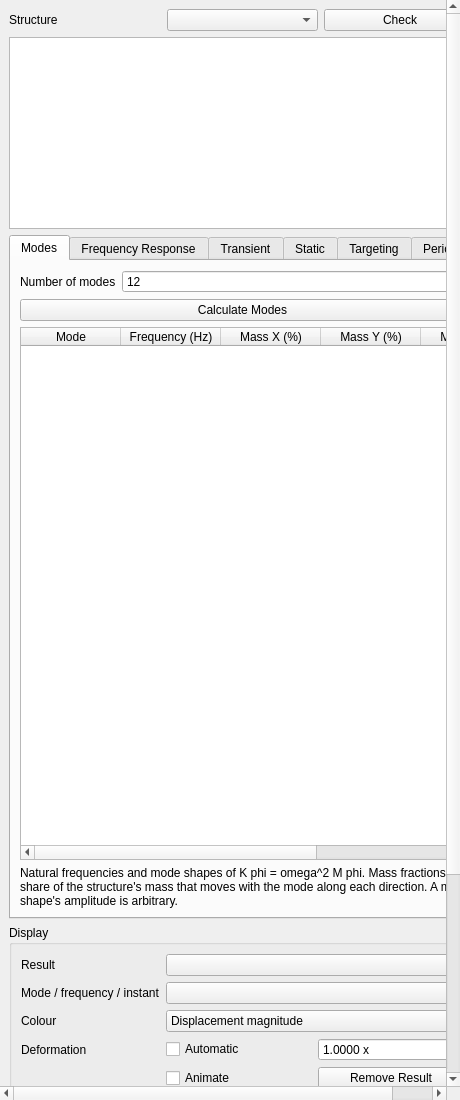
<?xml version="1.0" encoding="UTF-8"?>
<ui version="4.0">
 <class>MechanicsPanel</class>
 <widget class="QWidget" name="MechanicsPanel">
  <property name="geometry"><rect><x>0</x><y>0</y><width>460</width><height>1100</height></rect></property>
  <layout class="QVBoxLayout" name="outerLayout"><property name="leftMargin"><number>0</number></property><property name="topMargin"><number>0</number></property><property name="rightMargin"><number>0</number></property><property name="bottomMargin"><number>0</number></property>
   <item><widget class="QScrollArea" name="scrollArea"><property name="widgetResizable"><bool>true</bool></property><property name="frameShape"><enum>QFrame::NoFrame</enum></property>
    <widget class="QWidget" name="content"><layout class="QVBoxLayout" name="contentLayout"><item><layout class="QHBoxLayout" name="auto1"><item><widget class="QLabel" name="structureLabel"><property name="text"><string>Structure</string></property></widget></item><item><widget class="QComboBox" name="structureCombo"></widget></item><item><widget class="QPushButton" name="checkButton"><property name="text"><string>Check</string></property></widget></item><item><spacer name="auto2"><property name="orientation"><enum>Qt::Horizontal</enum></property></spacer></item></layout></item><item><widget class="QPlainTextEdit" name="studyText"><property name="readOnly"><bool>true</bool></property><property name="minimumSize"><size><width>0</width><height>120</height></size></property></widget></item><item><widget class="QTabWidget" name="tabs"><widget class="QWidget" name="modesTab"><attribute name="title"><string>Modes</string></attribute><layout class="QVBoxLayout" name="modesTabLayout"><item><layout class="QFormLayout" name="modesForm"><item row="0" column="0"><widget class="QLabel" name="modeCountLabel"><property name="text"><string>Number of modes</string></property></widget></item><item row="0" column="1"><widget class="QSpinBox" name="modeCountSpin"><property name="minimum"><number>1</number></property><property name="maximum"><number>500</number></property><property name="value"><number>12</number></property><property name="keyboardTracking"><bool>false</bool></property></widget></item></layout></item><item><layout class="QHBoxLayout" name="auto3"><item><widget class="QPushButton" name="runModalButton"><property name="text"><string>Calculate Modes</string></property></widget></item><item><spacer name="auto4"><property name="orientation"><enum>Qt::Horizontal</enum></property></spacer></item></layout></item><item><widget class="QTableWidget" name="modeTable"><property name="editTriggers"><set>QAbstractItemView::NoEditTriggers</set></property><property name="selectionBehavior"><enum>QAbstractItemView::SelectRows</enum></property><property name="minimumSize"><size><width>0</width><height>160</height></size></property><attribute name="verticalHeaderVisible"><bool>false</bool></attribute><attribute name="horizontalHeaderStretchLastSection"><bool>true</bool></attribute><column><property name="text"><string>Mode</string></property></column><column><property name="text"><string>Frequency (Hz)</string></property></column><column><property name="text"><string>Mass X (%)</string></property></column><column><property name="text"><string>Mass Y (%)</string></property></column><column><property name="text"><string>Mass Z (%)</string></property></column><column><property name="text"><string>Residual</string></property></column></widget></item><item><widget class="QLabel" name="modesNote"><property name="text"><string>Natural frequencies and mode shapes of K phi = omega^2 M phi. Mass fractions: share of the structure's mass that moves with the mode along each direction. A mode shape's amplitude is arbitrary.</string></property><property name="wordWrap"><bool>true</bool></property></widget></item></layout></widget><widget class="QWidget" name="harmonicTab"><attribute name="title"><string>Frequency Response</string></attribute><layout class="QVBoxLayout" name="harmonicTabLayout"><item><layout class="QFormLayout" name="harmonicForm"><item row="0" column="0"><widget class="QLabel" name="fMinLabel"><property name="text"><string>From</string></property></widget></item><item row="0" column="1"><widget class="QDoubleSpinBox" name="fMinSpin"><property name="decimals"><number>3</number></property><property name="minimum"><double>0.001</double></property><property name="maximum"><double>1000000000.0</double></property><property name="singleStep"><double>10</double></property><property name="suffix"><string> Hz</string></property><property name="value"><double>10</double></property><property name="keyboardTracking"><bool>false</bool></property></widget></item><item row="1" column="0"><widget class="QLabel" name="fMaxLabel"><property name="text"><string>To</string></property></widget></item><item row="1" column="1"><widget class="QDoubleSpinBox" name="fMaxSpin"><property name="decimals"><number>3</number></property><property name="minimum"><double>0.001</double></property><property name="maximum"><double>1000000000.0</double></property><property name="singleStep"><double>100</double></property><property name="suffix"><string> Hz</string></property><property name="value"><double>2000</double></property><property name="keyboardTracking"><bool>false</bool></property></widget></item><item row="2" column="0"><widget class="QLabel" name="pointsLabel"><property name="text"><string>Frequencies</string></property></widget></item><item row="2" column="1"><widget class="QSpinBox" name="pointsSpin"><property name="minimum"><number>2</number></property><property name="maximum"><number>20000</number></property><property name="value"><number>400</number></property><property name="keyboardTracking"><bool>false</bool></property></widget></item><item row="3" column="0"><widget class="QLabel" name="logLabel"><property name="text"><string></string></property></widget></item><item row="3" column="1"><widget class="QCheckBox" name="logCheck"><property name="text"><string>Logarithmic spacing</string></property></widget></item><item row="4" column="0"><widget class="QLabel" name="methodLabel"><property name="text"><string>Method</string></property></widget></item><item row="4" column="1"><widget class="QComboBox" name="methodCombo"><item><property name="text"><string>Direct (exact for the model)</string></property></item><item><property name="text"><string>Modal superposition (truncated)</string></property></item></widget></item><item row="5" column="0"><widget class="QLabel" name="harmonicModesLabel"><property name="text"><string>Modes for superposition</string></property></widget></item><item row="5" column="1"><widget class="QSpinBox" name="harmonicModesSpin"><property name="minimum"><number>1</number></property><property name="maximum"><number>1000</number></property><property name="value"><number>30</number></property><property name="keyboardTracking"><bool>false</bool></property></widget></item><item row="6" column="0"><widget class="QLabel" name="dampingLabel"><property name="text"><string>Damping</string></property></widget></item><item row="6" column="1"><widget class="QComboBox" name="dampingCombo"><item><property name="text"><string>None</string></property></item><item><property name="text"><string>Rayleigh: C = alpha M + beta K</string></property></item><item><property name="text"><string>Structural loss factor</string></property></item><item><property name="text"><string>Modal damping ratio</string></property></item></widget></item><item row="7" column="0"><widget class="QLabel" name="alphaLabel"><property name="text"><string>alpha</string></property></widget></item><item row="7" column="1"><widget class="QDoubleSpinBox" name="alphaSpin"><property name="decimals"><number>6</number></property><property name="minimum"><double>0</double></property><property name="maximum"><double>1000000000.0</double></property><property name="singleStep"><double>1</double></property><property name="suffix"><string> 1/s</string></property><property name="value"><double>0</double></property><property name="keyboardTracking"><bool>false</bool></property></widget></item><item row="8" column="0"><widget class="QLabel" name="betaLabel"><property name="text"><string>beta</string></property></widget></item><item row="8" column="1"><widget class="QDoubleSpinBox" name="betaSpin"><property name="decimals"><number>9</number></property><property name="minimum"><double>0</double></property><property name="maximum"><double>1</double></property><property name="singleStep"><double>1e-06</double></property><property name="suffix"><string> s</string></property><property name="value"><double>0</double></property><property name="keyboardTracking"><bool>false</bool></property></widget></item><item row="9" column="0"><widget class="QLabel" name="etaLabel"><property name="text"><string>Loss factor eta</string></property></widget></item><item row="9" column="1"><widget class="QDoubleSpinBox" name="etaSpin"><property name="decimals"><number>5</number></property><property name="minimum"><double>0</double></property><property name="maximum"><double>1.99</double></property><property name="singleStep"><double>0.001</double></property><property name="value"><double>0.01</double></property><property name="keyboardTracking"><bool>false</bool></property></widget></item><item row="10" column="0"><widget class="QLabel" name="materialLossLabel"><property name="text"><string></string></property></widget></item><item row="10" column="1"><widget class="QCheckBox" name="materialLossCheck"><property name="text"><string>Use each material's own loss factor where it states one</string></property></widget></item><item row="11" column="0"><widget class="QLabel" name="zetaLabel"><property name="text"><string>Damping ratio zeta</string></property></widget></item><item row="11" column="1"><widget class="QDoubleSpinBox" name="zetaSpin"><property name="decimals"><number>5</number></property><property name="minimum"><double>0</double></property><property name="maximum"><double>0.99</double></property><property name="singleStep"><double>0.001</double></property><property name="value"><double>0.01</double></property><property name="keyboardTracking"><bool>false</bool></property></widget></item></layout></item><item><layout class="QHBoxLayout" name="auto5"><item><widget class="QPushButton" name="runHarmonicButton"><property name="text"><string>Calculate Response</string></property></widget></item><item><widget class="QPushButton" name="importButton"><property name="text"><string>Import Measured Response...</string></property></widget></item><item><spacer name="auto6"><property name="orientation"><enum>Qt::Horizontal</enum></property></spacer></item></layout></item><item><layout class="QHBoxLayout" name="auto7"><item><widget class="QLabel" name="responseLabel"><property name="text"><string>Response at</string></property></widget></item><item><widget class="QComboBox" name="responseCombo"></widget></item><item><widget class="QComboBox" name="harmonicQuantityCombo"><item><property name="text"><string>Displacement</string></property></item><item><property name="text"><string>Velocity</string></property></item><item><property name="text"><string>Acceleration</string></property></item></widget></item><item><widget class="QComboBox" name="harmonicViewCombo"><item><property name="text"><string>Magnitude (dB re 1 unit/N)</string></property></item><item><property name="text"><string>Phase (deg)</string></property></item></widget></item><item><spacer name="auto8"><property name="orientation"><enum>Qt::Horizontal</enum></property></spacer></item></layout></item><item><widget class="PlotWidget" name="frfPlot" native="true"><property name="minimumSize"><size><width>0</width><height>220</height></size></property></widget></item><item><widget class="QLabel" name="frfNote"><property name="text"><string></string></property><property name="wordWrap"><bool>true</bool></property></widget></item></layout></widget><widget class="QWidget" name="transientTab"><attribute name="title"><string>Transient</string></attribute><layout class="QVBoxLayout" name="transientTabLayout"><item><layout class="QFormLayout" name="transientForm"><item row="0" column="0"><widget class="QLabel" name="durationLabel"><property name="text"><string>Simulated time</string></property></widget></item><item row="0" column="1"><widget class="QDoubleSpinBox" name="durationSpin"><property name="decimals"><number>4</number></property><property name="minimum"><double>0.0001</double></property><property name="maximum"><double>10000000.0</double></property><property name="singleStep"><double>1</double></property><property name="suffix"><string> ms</string></property><property name="value"><double>20</double></property><property name="keyboardTracking"><bool>false</bool></property></widget></item><item row="1" column="0"><widget class="QLabel" name="stepsPerPeriodLabel"><property name="text"><string>Steps per period</string></property></widget></item><item row="1" column="1"><widget class="QDoubleSpinBox" name="stepsPerPeriodSpin"><property name="decimals"><number>1</number></property><property name="minimum"><double>4</double></property><property name="maximum"><double>10000</double></property><property name="singleStep"><double>5</double></property><property name="value"><double>20</double></property><property name="keyboardTracking"><bool>false</bool></property></widget></item><item row="2" column="0"><widget class="QLabel" name="timeStepLabel"><property name="text"><string>Time step</string></property></widget></item><item row="2" column="1"><widget class="QDoubleSpinBox" name="timeStepSpin"><property name="decimals"><number>4</number></property><property name="minimum"><double>0</double></property><property name="maximum"><double>1000000000.0</double></property><property name="singleStep"><double>1</double></property><property name="suffix"><string> us</string></property><property name="specialValueText"><string>Automatic</string></property><property name="value"><double>0</double></property><property name="keyboardTracking"><bool>false</bool></property></widget></item><item row="3" column="0"><widget class="QLabel" name="rayleighAlphaLabel"><property name="text"><string>Rayleigh alpha</string></property></widget></item><item row="3" column="1"><widget class="QDoubleSpinBox" name="rayleighAlphaSpin"><property name="decimals"><number>6</number></property><property name="minimum"><double>0</double></property><property name="maximum"><double>1000000000.0</double></property><property name="singleStep"><double>1</double></property><property name="suffix"><string> 1/s</string></property><property name="value"><double>0</double></property><property name="keyboardTracking"><bool>false</bool></property></widget></item><item row="4" column="0"><widget class="QLabel" name="rayleighBetaLabel"><property name="text"><string>Rayleigh beta</string></property></widget></item><item row="4" column="1"><widget class="QDoubleSpinBox" name="rayleighBetaSpin"><property name="decimals"><number>9</number></property><property name="minimum"><double>0</double></property><property name="maximum"><double>1</double></property><property name="singleStep"><double>1e-06</double></property><property name="suffix"><string> s</string></property><property name="value"><double>0</double></property><property name="keyboardTracking"><bool>false</bool></property></widget></item><item row="5" column="0"><widget class="QLabel" name="snapshotsLabel"><property name="text"><string>Instants to keep</string></property></widget></item><item row="5" column="1"><widget class="QSpinBox" name="snapshotsSpin"><property name="minimum"><number>0</number></property><property name="maximum"><number>5000</number></property><property name="value"><number>60</number></property><property name="keyboardTracking"><bool>false</bool></property></widget></item></layout></item><item><layout class="QHBoxLayout" name="auto9"><item><widget class="QPushButton" name="runTransientButton"><property name="text"><string>Run Transient Analysis</string></property></widget></item><item><spacer name="auto10"><property name="orientation"><enum>Qt::Horizontal</enum></property></spacer></item></layout></item><item><layout class="QHBoxLayout" name="auto11"><item><widget class="QLabel" name="transientSensorLabel"><property name="text"><string>Show</string></property></widget></item><item><widget class="QComboBox" name="transientSensorCombo"></widget></item><item><widget class="QComboBox" name="transientQuantityCombo"><item><property name="text"><string>Displacement</string></property></item><item><property name="text"><string>Velocity</string></property></item><item><property name="text"><string>Acceleration</string></property></item><item><property name="text"><string>Energy</string></property></item></widget></item><item><spacer name="auto12"><property name="orientation"><enum>Qt::Horizontal</enum></property></spacer></item></layout></item><item><widget class="PlotWidget" name="transientPlot" native="true"><property name="minimumSize"><size><width>0</width><height>220</height></size></property></widget></item><item><widget class="QLabel" name="transientNote"><property name="text"><string>Newmark average-acceleration integration: unconditionally stable, second order, no numerical damping; it lengthens periods by about (omega dt)^2 / 12. The structure starts at rest. Use the display controls below to step through the recorded instants.</string></property><property name="wordWrap"><bool>true</bool></property></widget></item></layout></widget><widget class="QWidget" name="staticTab"><attribute name="title"><string>Static</string></attribute><layout class="QVBoxLayout" name="staticTabLayout"><item><layout class="QHBoxLayout" name="auto13"><item><widget class="QPushButton" name="runStaticButton"><property name="text"><string>Calculate Static Deformation</string></property></widget></item><item><spacer name="auto14"><property name="orientation"><enum>Qt::Horizontal</enum></property></spacer></item></layout></item><item><widget class="QPlainTextEdit" name="staticText"><property name="readOnly"><bool>true</bool></property><property name="minimumSize"><size><width>0</width><height>160</height></size></property></widget></item><item><widget class="QLabel" name="staticNote"><property name="text"><string>Each active actuator's amplitude (times the cosine of its phase) as a constant force. Supports must hold the structure.</string></property><property name="wordWrap"><bool>true</bool></property></widget></item></layout></widget><widget class="QWidget" name="targetingTab"><attribute name="title"><string>Targeting</string></attribute><layout class="QVBoxLayout" name="targetingTabLayout"><item><layout class="QFormLayout" name="targetingForm"><item row="0" column="0"><widget class="QLabel" name="targetFrequencyLabel"><property name="text"><string>Frequency</string></property></widget></item><item row="0" column="1"><widget class="QDoubleSpinBox" name="targetFrequencySpin"><property name="decimals"><number>3</number></property><property name="minimum"><double>0.001</double></property><property name="maximum"><double>1000000000.0</double></property><property name="singleStep"><double>10</double></property><property name="suffix"><string> Hz</string></property><property name="value"><double>200</double></property><property name="keyboardTracking"><bool>false</bool></property></widget></item><item row="1" column="0"><widget class="QLabel" name="regularizationLabel"><property name="text"><string>Regularization</string></property></widget></item><item row="1" column="1"><widget class="QDoubleSpinBox" name="regularizationSpin"><property name="decimals"><number>6</number></property><property name="minimum"><double>0</double></property><property name="maximum"><double>0.99</double></property><property name="singleStep"><double>0.001</double></property><property name="value"><double>0.001</double></property><property name="keyboardTracking"><bool>false</bool></property></widget></item></layout></item><item><layout class="QHBoxLayout" name="auto15"><item><widget class="QPushButton" name="solveTargetsButton"><property name="text"><string>Solve Actuator Inputs</string></property></widget></item><item><widget class="QPushButton" name="applyTargetsButton"><property name="text"><string>Apply to Actuators</string></property></widget></item><item><spacer name="auto16"><property name="orientation"><enum>Qt::Horizontal</enum></property></spacer></item></layout></item><item><widget class="QTableWidget" name="targetTable"><property name="editTriggers"><set>QAbstractItemView::NoEditTriggers</set></property><property name="selectionBehavior"><enum>QAbstractItemView::SelectRows</enum></property><property name="minimumSize"><size><width>0</width><height>120</height></size></property><attribute name="verticalHeaderVisible"><bool>false</bool></attribute><attribute name="horizontalHeaderStretchLastSection"><bool>true</bool></attribute><column><property name="text"><string>Point</string></property></column><column><property name="text"><string>Wanted (um)</string></property></column><column><property name="text"><string>Achieved (um)</string></property></column><column><property name="text"><string>Phase (deg)</string></property></column></widget></item><item><widget class="QPlainTextEdit" name="targetText"><property name="readOnly"><bool>true</bool></property><property name="minimumSize"><size><width>0</width><height>110</height></size></property></widget></item></layout></widget><widget class="QWidget" name="moreTab"><attribute name="title"><string>Periodic Rod and Sound</string></attribute><layout class="QVBoxLayout" name="moreTabLayout"><item><layout class="QHBoxLayout" name="auto17"><item><widget class="QPushButton" name="bandButton"><property name="text"><string>Band Structure of the Selected Periodic Rod</string></property></widget></item><item><spacer name="auto18"><property name="orientation"><enum>Qt::Horizontal</enum></property></spacer></item></layout></item><item><widget class="PlotWidget" name="bandPlot" native="true"><property name="minimumSize"><size><width>0</width><height>200</height></size></property></widget></item><item><widget class="QLabel" name="bandNote"><property name="text"><string></string></property><property name="wordWrap"><bool>true</bool></property></widget></item><item><widget class="QLabel" name="radiateTitle"><property name="text"><string>Sound radiated by a plate's frequency response (one-way coupling, baffled plate)</string></property><property name="wordWrap"><bool>true</bool></property></widget></item><item><layout class="QHBoxLayout" name="auto19"><item><widget class="QLabel" name="radiateRegionLabel"><property name="text"><string>Onto acoustic region</string></property></widget></item><item><widget class="QComboBox" name="radiateRegionCombo"></widget></item><item><widget class="QPushButton" name="radiateButton"><property name="text"><string>Calculate Sound at the Shown Frequency</string></property></widget></item><item><spacer name="auto20"><property name="orientation"><enum>Qt::Horizontal</enum></property></spacer></item></layout></item><item><widget class="QLabel" name="radiateNote"><property name="text"><string>Uses the harmonic result and frequency selected under Display. The plate's vibration is taken as calculated in vacuo; the fluid does not load it. The field appears in the acoustic results.</string></property><property name="wordWrap"><bool>true</bool></property></widget></item></layout></widget></widget></item><item><widget class="QGroupBox" name="displayGroup"><property name="title"><string>Display</string></property><layout class="QFormLayout" name="displayForm"><item row="0" column="0"><widget class="QLabel" name="resultLabel"><property name="text"><string>Result</string></property></widget></item><item row="0" column="1"><widget class="QComboBox" name="resultCombo"></widget></item><item row="1" column="0"><widget class="QLabel" name="itemLabel"><property name="text"><string>Mode / frequency / instant</string></property></widget></item><item row="1" column="1"><widget class="QComboBox" name="itemCombo"></widget></item><item row="2" column="0"><widget class="QLabel" name="quantityLabel"><property name="text"><string>Colour</string></property></widget></item><item row="2" column="1"><widget class="QComboBox" name="quantityCombo"><item><property name="text"><string>Displacement magnitude</string></property></item><item><property name="text"><string>Out-of-plane displacement (signed)</string></property></item><item><property name="text"><string>Displacement X (signed)</string></property></item><item><property name="text"><string>Displacement Y (signed)</string></property></item><item><property name="text"><string>Displacement Z (signed)</string></property></item><item><property name="text"><string>Velocity amplitude</string></property></item><item><property name="text"><string>Acceleration amplitude</string></property></item><item><property name="text"><string>Stress (von Mises / extreme fibre)</string></property></item></widget></item><item row="3" column="0"><widget class="QLabel" name="scaleLabel"><property name="text"><string>Deformation</string></property></widget></item><item row="3" column="1"><layout class="QHBoxLayout" name="auto21"><item><widget class="QCheckBox" name="autoScaleCheck"><property name="text"><string>Automatic</string></property></widget></item><item><widget class="QDoubleSpinBox" name="scaleSpin"><property name="decimals"><number>4</number></property><property name="minimum"><double>1e-09</double></property><property name="maximum"><double>1000000000000.0</double></property><property name="suffix"><string> x</string></property><property name="value"><double>1</double></property><property name="keyboardTracking"><bool>false</bool></property></widget></item><item><spacer name="auto22"><property name="orientation"><enum>Qt::Horizontal</enum></property></spacer></item></layout></item><item row="4" column="0"><widget class="QLabel" name="animateLabel"><property name="text"><string></string></property></widget></item><item row="4" column="1"><layout class="QHBoxLayout" name="auto23"><item><widget class="QCheckBox" name="animateCheck"><property name="text"><string>Animate</string></property></widget></item><item><widget class="QPushButton" name="removeResultButton"><property name="text"><string>Remove Result</string></property></widget></item><item><spacer name="auto24"><property name="orientation"><enum>Qt::Horizontal</enum></property></spacer></item></layout></item></layout></widget></item><item><widget class="QPlainTextEdit" name="displayText"><property name="readOnly"><bool>true</bool></property><property name="minimumSize"><size><width>0</width><height>70</height></size></property></widget></item><item><layout class="QHBoxLayout" name="auto25"><item><widget class="QLabel" name="statusLabel"><property name="text"><string></string></property></widget></item><item><widget class="QPushButton" name="cancelButton"><property name="text"><string>Cancel</string></property></widget></item><item><spacer name="auto26"><property name="orientation"><enum>Qt::Horizontal</enum></property></spacer></item></layout></item></layout></widget>
   </widget></item>
  </layout>
 </widget>
 <customwidgets>
  <customwidget><class>PlotWidget</class><extends>QWidget</extends><header>PlotWidget.h</header><container>1</container></customwidget>
 </customwidgets>
 <resources/>
 <connections/>
</ui>
